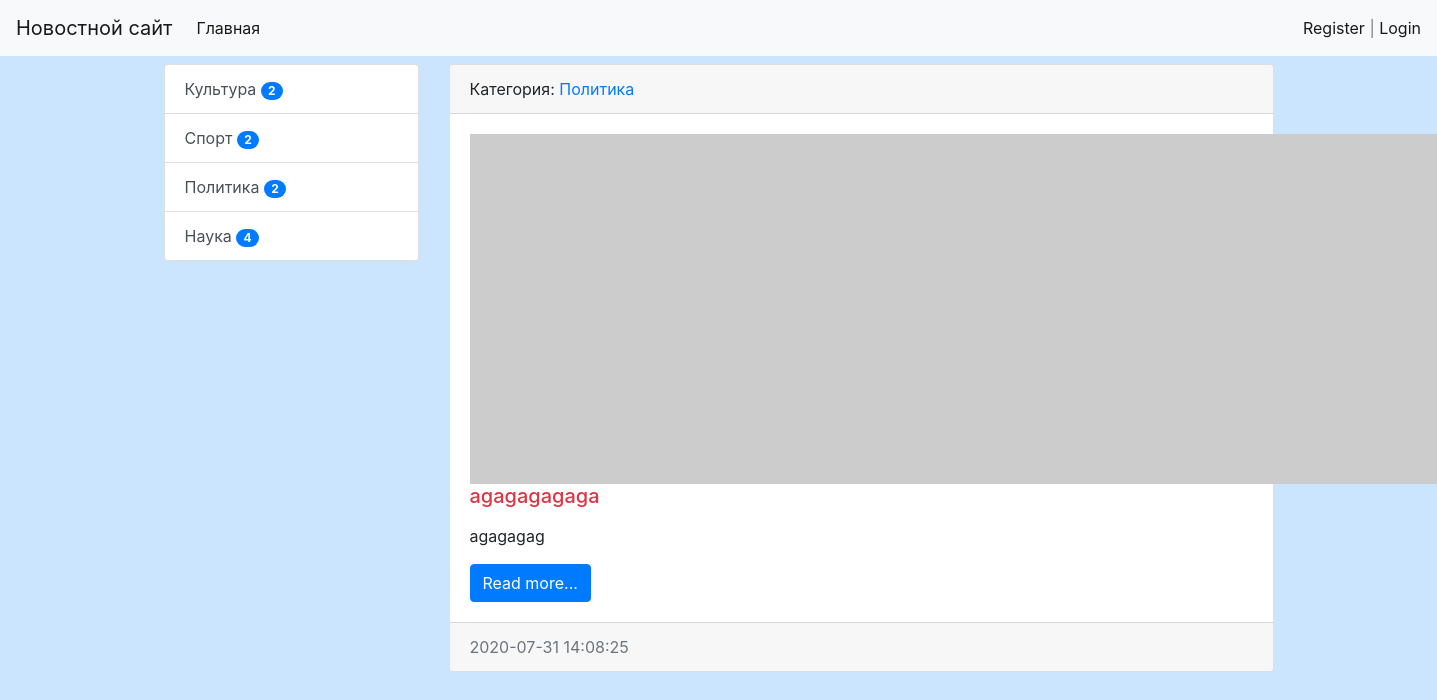
The app's page /news/15/ with its own data.
### news/models.py (models this page shows, shortened)
class Category(models.Model):
    title = models.CharField(max_length=150, db_index=True, verbose_name='Наименование категории')
    def get_absolute_url(self):
        return reverse_lazy('category', kwargs={"category_id": self.pk})
    class Meta:
        verbose_name = 'Категория'
        verbose_name_plural = 'Категории'
        ordering = ['title']

class News(models.Model):
    title = models.CharField(max_length=150, verbose_name='Наименование')
    content = models.TextField(blank=True, verbose_name='Контент')
    created_at = models.DateTimeField(auto_now_add=True, verbose_name='Дата публикации')
    update_at = models.DateTimeField(auto_now=True, verbose_name='Обновлено')
    photo = models.ImageField(upload_to='photos/%Y/%m/%d/', verbose_name='Изображение', blank=True)
    is_published = models.BooleanField(default=True, verbose_name='Состояние публикации')
    category = models.ForeignKey('Category', on_delete=models.PROTECT, verbose_name='Категория', related_name='get_news')
    views = models.IntegerField(default=0)
    class Meta:
        verbose_name = 'Новость'
        verbose_name_plural = 'Новости'
        ordering = ['-created_at']

### news/views.py (the view)
# urls.py: path('news/<int:pk>/', ViewNews.as_view(), name='view_news'),
class ViewNews(DetailView):
    model = News
    context_object_name = 'news_item'

### news/templatetags/news_tags.py (called while the page is built)
@register.inclusion_tag('news/list_categories.html')
def show_categories(arg1='Hello', arg2='world'):
    categories = Category.objects.annotate(cnt=Count('get_news', filter=F('get_news__is_published'))).filter(cnt__gt=0)
    return {"categories": categories, "arg1": arg1, "arg2": arg2}

### news/templates/news/news_detail.html (shortened to what this page needs)
{% extends 'base.html' %}
{% block sidebar %}
{% include 'inc/_sidebar.html' %}
{% endblock %}
{% block content %}
    <div class="card mb-3">
        <div class="card-header">
            Категория: <a href="{{ news_item.category.get_absolute_url }}">{{ news_item.category.title }}</a>
        </div>
        <div class="card-body">
            {% if item.photo %}
            <img src="{{ news_item.photo.url }}" alt="" width="350" class="float-left mr-3">
            {% else %}
            <img src="https://picsum.photos/id/1060/350/235/?blur=2" alt="" class="float left mr-3">
            {% endif %}
            <h5 class="card-title {% cycle 'text-danger' 'text-success' %}">{{ news_item.title }}</h5>
            <p class="card-text">{{ news_item.content|safe|linebreaks }}</p>
            <a href="#" class="btn btn-primary">Read more...</a>
        </div>
        <div class="card-footer text-muted">
            {{ news_item.created_at|date:"Y-m-d H:i:s" }}
        </div>
    </div>
</div>
{% endblock %}

### news/templates/news/list_categories.html
<div class="list-group">
    {% for item in categories %}
    <a href="{{ item.get_absolute_url }}" class="list-group-item list-group-item-action">{{ item.title }} <span class="badge badge-primary badge-pill">{{ item.cnt }}</span> </a>
    {% endfor %}
</div>
</div>

### testsite/static/css/style.css (style rules this page uses)
body { background-color: #cce5ff; }

### records on screen
Category: title "Культура", cnt "2"
Category: title "Спорт", cnt "2"
Category: title "Политика", cnt "2"
Category: title "Наука", cnt "4"
News: category "Политика", title "agagagagaga", content "agagagag", created_at "2020-07-31 14:08:25"
